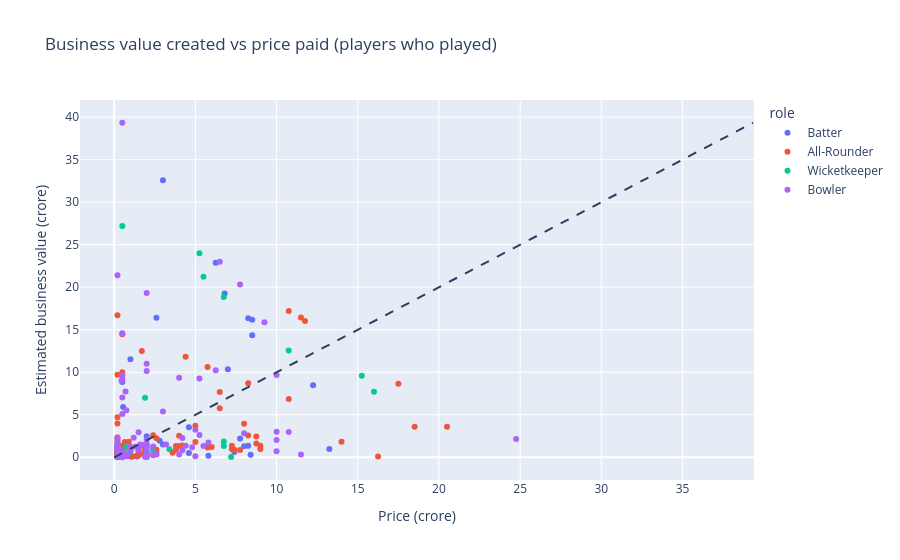

The notebook cell this image was saved under:
### Markdown cell above
Cell 7: Value against price

### Code cell
plot_df = model[model["played"]]
fig = px.scatter(plot_df, x="price_cr", y="value_cr", color="role", hover_name="player_name",
                 hover_data=["season", "team", "matches_played", "impact", "roi"],
                 title="Business value created vs price paid (players who played)",
                 labels={"price_cr": "Price (crore)", "value_cr": "Estimated business value (crore)"})
top_val = max(plot_df["price_cr"].max(), plot_df["value_cr"].max())
fig.add_shape(type="line", x0=0, y0=0, x1=top_val, y1=top_val, line=dict(dash="dash"))
fig.show()

### Figure 1 — Plotly figure (JSON) as saved in the notebook; plotly's stock layout.template omitted (floating-point values rounded to 4 significant figures; data arrays with more than 128 entries replaced by an {"elided": "..."} marker saying what was removed)
{"data": [{"customdata": {"elided": "44x5 mixed values"}, "hovertemplate": "<b>%{hovertext}</b><br><br>role=Batter<br>Price (crore)=%{x}<br>Estimated business value (crore)=%{y}<br>season=%{customdata[0]}<br>team=%{customdata[1]}<br>matches_played=%{customdata[2]}<br>impact=%{customdata[3]}<br>roi=%{customdata[4]}<extra></extra>", "hovertext": ["Robin Uthappa", "Devon Conway", "David Warner", "Mandeep Singh", "Rovman Powell", "David Miller", "Abhinav Sadarangani", "Shreyas Iyer", "Ajinkya Rahane", "Rinku Singh", "Abhijeet Tomar", "Manish Pandey", "Manan Vohra", "Evin Lewis", "Dewald Brevis", "Anmolpreet Singh", "Shikhar Dhawan", "Bhanuka Rajapaksa", "Shimron Hetmyer", "Devdutt Padikkal", "Karun Nair", "Rassie Van Der Dussen", "Faf Du Plessis", "Priyam Garg", "Rahul Tripathi", "Aiden Markram", "Joe Root", "Mandeep Singh", "Anmolpreet Singh", "Rilee Rossouw", "Manish Pandey", "Ajinkya Rahane", "Mayank Agarwal", "Philip Salt", "Harry Brook", "Sameer Rizvi", "Manish Pandey", "Angkrish Raghuvanshi", "Rilee Rossouw", "Ashton Turner", "Saurav Chuahan", "Rovman Powell", "Shubham Dubey", "Travis Head"], "legendgroup": "Batter", "marker": {"color": "#636efa", "symbol": "circle"}, "mode": "markers", "name": "Batter", "orientation": "v", "showlegend": true, "type": "scatter", "x": [2.0, 1.0, 6.25, 1.1, 2.8, 3.0, 2.6, 12.25, 1.0, 0.55, 0.4, 4.6, 0.2, 2.0, 3.0, 0.2, 8.25, 0.5, 8.5, 7.75, 1.4, 1.0, 7.0, 0.2, 8.5, 2.6, 1.0, 0.5, 0.2, 4.6, 2.4, 0.5, 8.25, 2.0, 13.25, 8.4, 0.5, 0.2, 8.0, 1.0, 0.2, 7.4, 5.8, 6.8], "xaxis": "x", "y": [1.547, 11.54, 22.88, 0.1144, 1.955, 32.58, 0.5223, 8.465, 0.8356, 5.908, 0.03979, 0.4974, 0.1542, 0.4278, 1.491, 0.06466, 16.35, 1.288, 16.16, 2.218, 0.08953, 0.1194, 10.36, 0.2636, 14.35, 16.41, 0.1343, 0.1293, 0.5074, 3.544, 0.8754, 8.853, 1.343, 2.47, 0.965, 0.3134, 1.309, 0.9202, 1.297, 0.189, 0.1244, 0.6367, 0.194, 19.27], "yaxis": "y"}, {"customdata": {"elided": "88x5 mixed values"}, "hovertemplate": "<b>%{hovertext}</b><br><br>role=All-Rounder<br>Price (crore)=%{x}<br>Estimated business value (crore)=%{y}<br>season=%{customdata[0]}<br>team=%{customdata[1]}<br>matches_played=%{customdata[2]}<br>impact=%{customdata[3]}<br>roi=%{customdata[4]}<extra></extra>", "hovertext": ["Dwayne Bravo", "Shivam Dube", "Chris Jordan", "Dwaine Pretorius", "Mitchell Santner", "Mitchell Marsh", "Sarfaraz Khan", "Kamlesh Nagarkoti", "Ripal Patel", "Lalit Yadav", "Rahul Tewatia", "Vijay Shankar", "Darshan Nalkande", "B. Sai Sudharsan", "Pradeep Sangwan", "Pat Cummins", "Nitish Rana", "Shivam Mavi", "Anukul Roy", "Jason Holder", "Deepak Hooda", "Krunal Pandya", "K. Gowtham", "Ayush Badoni", "N. Tilak Varma", "Sanjay Yadav", "Daniel Sams", "Tim David", "Ramandeep Singh", "Fabian Allen", "Hrithik Shokeen", "Harpreet Brar", "Shahrukh Khan", "Liam Livingstone", "Odean Smith", "Raj Angad Bawa", "Rishi Dhawan", "Prerak Mankad", "R. Ashwin", "Riyan Parag", "James Neesham", "Daryl Mitchell", "Wanindu Hasaranga", "Harshal Patel", "Shahbaz Ahamad", "Mahipal Lomror", "Sherfane Rutherford", "Suyash Prabhudessai", "David Willey", "Washington Sundar", "Abhishek Sharma", "Marco Jansen", "Romario Shepherd", "Shashank Singh", "Abdul Basith", "Naveen-ul-Haq", "Mohit Rathee", "Nehal Wadhera", "David Wiese", "Swapnil Singh", "Prerak Mankad", "Duan Jansen", "Mayank Dagar", "Vaibhav Arora", "Sanvir Singh", "Vivrant Sharma", "Jason Holder", "Ben Stokes", "Cameron Green", "Sikandar Raza", "Sam Curran", "Shahrukh Khan", "Azmatullah Omarzai", "Daryl Mitchell", "Shardul Thakur", "Rachin Ravindra", "Sumit Kumar", "Ramandeep Singh", "Harshal Patel", "Ashutosh Sharma", "Shashank Singh", "Arshin Kulkarni", "Gerald Coetzee", "Mohammad Nabi", "Naman Dhir", "Anshul Kamboj", "Swapnil Singh", "Pat Cummins"], "legendgroup": "All-Rounder", "marker": {"color": "#EF553B", "symbol": "circle"}, "mode": "markers", "name": "All-Rounder", "orientation": "v", "showlegend": true, "type": "scatter", "x": [4.4, 4.0, 3.6, 0.5, 1.9, 6.5, 0.2, 1.1, 0.2, 0.65, 9.0, 1.4, 0.2, 0.2, 0.2, 7.25, 8.0, 7.25, 0.2, 8.75, 5.75, 8.25, 0.9, 0.2, 1.7, 0.5, 2.6, 8.25, 0.2, 0.75, 0.2, 3.8, 9.0, 11.5, 6.0, 2.0, 0.55, 0.2, 5.0, 3.8, 1.5, 0.75, 10.75, 10.75, 2.4, 0.95, 1.0, 0.3, 2.0, 8.75, 6.5, 4.2, 7.75, 0.2, 0.2, 0.5, 0.2, 0.2, 1.0, 0.2, 0.2, 0.2, 1.8, 0.6, 0.2, 2.6, 5.75, 16.25, 17.5, 0.5, 18.5, 7.4, 0.5, 14.0, 4.0, 1.8, 1.0, 0.2, 11.75, 0.2, 0.2, 0.2, 5.0, 1.5, 0.2, 0.2, 0.2, 20.5], "xaxis": "x", "y": [11.81, 2.52, 0.5223, 1.214, 0.9003, 7.688, 1.912, 0.05969, 0.06466, 1.811, 1.358, 0.2189, 0.2537, 4.71, 0.4427, 1.358, 3.936, 0.9401, 0.2686, 2.452, 10.61, 2.552, 1.833, 1.154, 12.51, 14.47, 2.228, 8.694, 9.712, 0.2039, 0.7859, 0.9003, 0.9849, 16.44, 1.214, 0.06964, 1.164, 0.4536, 3.716, 1.323, 0.2238, 0.2785, 17.21, 6.841, 2.591, 0.5422, 0.2984, 0.393, 0.5273, 1.627, 5.774, 1.388, 0.8705, 0.4924, 0.08282, 10.0, 0.06964, 1.685, 0.2935, 0.07958, 1.36, 0.1691, 0.378, 0.9481, 0.09451, 0.8895, 1.154, 0.09948, 8.639, 1.298, 3.581, 0.8804, 1.089, 1.835, 1.328, 1.343, 0.2686, 2.337, 16.03, 1.394, 16.71, 0.03979, 1.806, 0.7212, 1.03, 0.4079, 3.963, 3.586], "yaxis": "y"}, {"customdata": [[2022, "CSK", 11, -8.631, 0.2756], [2022, "CSK", 2, 9.655, 6.989], [2022, "DC", 2, -33.96, 0.01741], [2022, "DC", 2, -21.31, 0.189], [2022, "GT", 11, 44.58, 3.691], [2022, "GT", 10, -81.59, 0.3275], [2022, "KKR", 8, -9.585, 0.5919], [2022, "KKR", 5, -64.27, 0.2984], [2022, "KKR", 3, -47.39, 0.7461], [2022, "LSG", 15, 132.7, 2.79], [2022, "MI", 14, 60.7, 0.6293], [2022, "PBKS", 11, -15.93, 0.1953], [2022, "RCB", 16, 159.7, 3.862], [2022, "RCB", 8, -63.99, 0.275], [2022, "SRH", 13, 86.72, 1.168], [2023, "KKR", 1, -17.42, 0.03979], [2023, "MI", 3, -33.98, 1.268], [2023, "KKR", 6, -59.7, 0.5029], [2023, "LSG", 15, 44.65, 0.4817], [2023, "SRH", 11, 178.3, 4.573], [2024, "DC", 3, -59.99, 0.004836], [2024, "DC", 9, -29.13, 1.605], [2024, "DC", 14, 205.0, 54.41], [2024, "DC", 2, -40.85, 0.2238], [2024, "RR", 3, -35.08, 0.7958]], "hovertemplate": "<b>%{hovertext}</b><br><br>role=Wicketkeeper<br>Price (crore)=%{x}<br>Estimated business value (crore)=%{y}<br>season=%{customdata[0]}<br>team=%{customdata[1]}<br>matches_played=%{customdata[2]}<br>impact=%{customdata[3]}<br>roi=%{customdata[4]}<extra></extra>", "hovertext": ["Ambati Rayudu", "N. Jagadeesan", "K.S. Bharat", "Tim Seifert", "Wriddhiman Saha", "Matthew Wade", "Sam Billings", "Sheldon Jackson", "Baba Indrajith", "Quinton De Kock", "Ishan Kishan", "Jonny Bairstow", "Dinesh Karthik", "Anuj Rawat", "Nicholas Pooran", "Litton Das", "Vishnu Vinod", "N Jagadeesan", "Nicholas Pooran", "Heinrich Klaasen", "Kumar Kushagra", "Shai Hope", "Tristan Stubbs", "Ricky Bhui", "Tom Kohler-Cadmore"], "legendgroup": "Wicketkeeper", "marker": {"color": "#00cc96", "symbol": "circle"}, "mode": "markers", "name": "Wicketkeeper", "orientation": "v", "showlegend": true, "type": "scatter", "x": [6.75, 0.2, 2.0, 0.5, 1.9, 2.4, 2.0, 0.6, 0.2, 6.75, 15.25, 6.75, 5.5, 3.4, 10.75, 0.5, 0.2, 0.9, 16.0, 5.25, 7.2, 0.75, 0.5, 0.2, 0.4], "xaxis": "x", "y": [1.86, 1.398, 0.03482, 0.09451, 7.012, 0.7859, 1.184, 0.1791, 0.1492, 18.84, 9.597, 1.318, 21.24, 0.9351, 12.56, 0.0199, 0.2537, 0.4526, 7.706, 24.01, 0.03482, 1.204, 27.2, 0.04477, 0.3183], "yaxis": "y"}, {"customdata": {"elided": "85x5 mixed values"}, "hovertemplate": "<b>%{hovertext}</b><br><br>role=Bowler<br>Price (crore)=%{x}<br>Estimated business value (crore)=%{y}<br>season=%{customdata[0]}<br>team=%{customdata[1]}<br>matches_played=%{customdata[2]}<br>impact=%{customdata[3]}<br>roi=%{customdata[4]}<extra></extra>", "hovertext": ["Tushar Deshpande", "Maheesh Theekshana", "Simarjeet Singh", "Adam Milne", "Mukesh Choudhary", "Prashant Solanki", "Mustafizur Rahman", "Shardul Thakur", "Kuldeep Yadav", "Syed Khaleel Ahmed", "Chetan Sakariya", "Mohammad Shami", "Lockie Ferguson", "R. Sai Kishore", "Yash Dayal", "Alzarri Joseph", "Varun Aaron", "Umesh Yadav", "Tim Southee", "Avesh Khan", "Dushmanta Chameera", "Mohsin Khan", "Basil Thampi", "Murugan Ashwin", "Jaydev Unadkat", "Mayank Markande", "Tymal Mills", "Riley Meredith", "Kagiso Rabada", "Rahul Chahar", "Sandeep Sharma", "Nathan Ellis", "Vaibhav Arora", "Trent Boult", "Prasidh Krishna", "Yuzvendra Chahal", "Nathan Coulter-Nile", "Navdeep Saini", "Kuldeep Sen", "Obed Mccoy", "Josh Hazlewood", "Akash Deep", "Siddharth Kaul", "Bhuvneshwar Kumar", "T. Natarajan", "Kartik Tyagi", "Shreyas Gopal", "Jagadeesha Suchith", "Fazalhaq Farooqi", "Sean Abbott", "Akeal Hosein", "Raghav Goyal", "Murugan Ashwin", "KM Asif", "Adam Zampa", "Kulwant Khejroliya", "Mohit Sharma", "Joshua Little", "Suyash Sharma", "Piyush Chawla", "Amit Mishra", "Romario Shepherd", "Himanshu Sharma", "Mukesh Kumar", "Yash Thakur", "Ishant Sharma", "Jaydev Unadkat", "Mayank Markande", "Adil Rashid", "Reece Topley", "Spencer Johnson", "Umesh Yadav", "Kartik Tyagi", "Manav Suthar", "Mustafizur Rahman", "Jhye Richardson", "Mitchell Starc", "M. Siddharth", "Nuwan Thushara", "Shreyas Gopal", "Alzarri Joseph", "Yash Dayal", "Lockie Ferguson", "Nandre Burger", "Jaydev Unadkat"], "legendgroup": "Bowler", "marker": {"color": "#ab63fa", "symbol": "circle"}, "mode": "markers", "name": "Bowler", "orientation": "v", "showlegend": true, "type": "scatter", "x": [0.2, 0.7, 0.2, 1.9, 0.2, 1.2, 2.0, 10.75, 2.0, 5.25, 4.2, 6.25, 10.0, 3.0, 3.2, 2.4, 0.5, 2.0, 1.5, 10.0, 2.0, 0.2, 0.3, 1.6, 1.3, 0.65, 1.5, 1.0, 9.25, 5.25, 0.5, 0.75, 2.0, 8.0, 10.0, 6.5, 2.0, 2.6, 0.2, 0.75, 7.75, 0.2, 0.75, 4.2, 4.0, 4.0, 0.75, 0.2, 0.5, 2.4, 1.0, 0.2, 0.2, 0.3, 1.5, 0.2, 0.5, 4.4, 0.2, 0.5, 0.5, 0.5, 0.2, 5.5, 0.45, 0.5, 0.5, 0.5, 2.0, 1.9, 10.0, 5.8, 0.6, 0.2, 2.0, 5.0, 24.75, 2.4, 4.8, 0.2, 11.5, 5.0, 2.0, 0.5, 1.6], "xaxis": "x", "y": [0.2587, 7.734, 0.776, 0.07461, 2.184, 2.293, 1.378, 2.97, 19.31, 9.262, 0.8345, 10.23, 2.039, 5.384, 1.507, 1.278, 0.2794, 10.16, 2.937, 9.669, 2.049, 21.39, 0.7262, 1.433, 1.229, 0.2587, 0.8207, 1.239, 15.87, 2.626, 0.6964, 0.3382, 0.7461, 2.84, 2.989, 23.0, 0.09948, 0.3382, 1.164, 5.537, 20.32, 0.8207, 0.1194, 2.283, 9.34, 0.3183, 0.2218, 1.393, 0.4974, 0.2437, 0.7296, 0.1194, 0.1194, 0.582, 1.134, 0.2288, 39.34, 1.363, 1.661, 14.59, 5.087, 0.004974, 0.08953, 1.318, 9.007, 9.169, 0.2736, 9.608, 0.4377, 1.518, 0.7113, 1.747, 0.1194, 0.06964, 11.01, 0.1293, 2.149, 0.3233, 1.174, 2.302, 0.3382, 3.246, 1.169, 7.024, 1.507], "yaxis": "y"}], "layout": {"legend": {"title": {"text": "role"}, "tracegroupgap": 0}, "shapes": [{"line": {"dash": "dash"}, "type": "line", "x0": 0, "x1": 39.34, "y0": 0, "y1": 39.34}], "title": {"text": "Business value created vs price paid (players who played)"}, "xaxis": {"anchor": "y", "domain": [0, 1], "title": {"text": "Price (crore)"}}, "yaxis": {"anchor": "x", "domain": [0, 1], "title": {"text": "Estimated business value (crore)"}}}}
